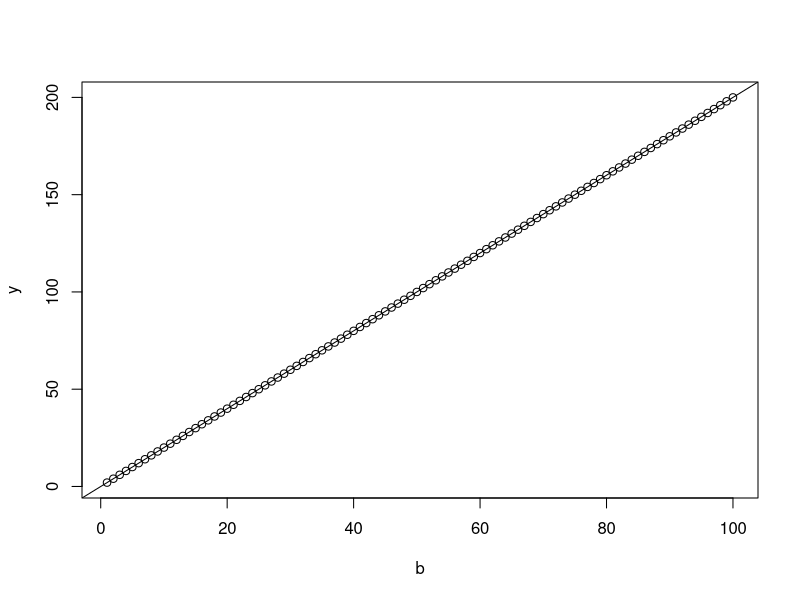

R code for this plot:
## Múlt heti munkánk
kp <- 2
kp = 2
ls()
o=ls()
o
kp
o=ls()
ls
View(citation)
ls()
search()
class(kp)
class(o)
1:2
1:10
1:100
b=1:100
class(b)
y=2*b
y
plot(b,y)
lm(y~b)
y.lm=lm(y~b)
y.lm
class(y.lm)
abline(y.lm)
C=1:50
C
C[50]
C[45:50]
c
?c
c(1,2,5,8,3)
c(1,2,5,8,3,C)
c(1,2,5,8,3,"C")
c(1,2,5,8,3,NA)
C[c(1,2,5,8,3)]
c(1,2,5,8,3)+2
c(1,2,5,8,3)+c(2,2,2,2,2)
c(1,2,5,8,3,5)+c(2,0)
c(1,2,5,8,3)+c(2,0)
c(1,2,5,8,3)>5
c(1,2,5,8,3)>=5
C>45
C[C>45]
which(C>45)
c("nő","férfi")
rep(c("nő","férfi"),10)
as.factor(rep(c("nő","férfi"),10))
n=as.factor(rep(c("nő","férfi"),10))
n
summary(n)
summary(C)
